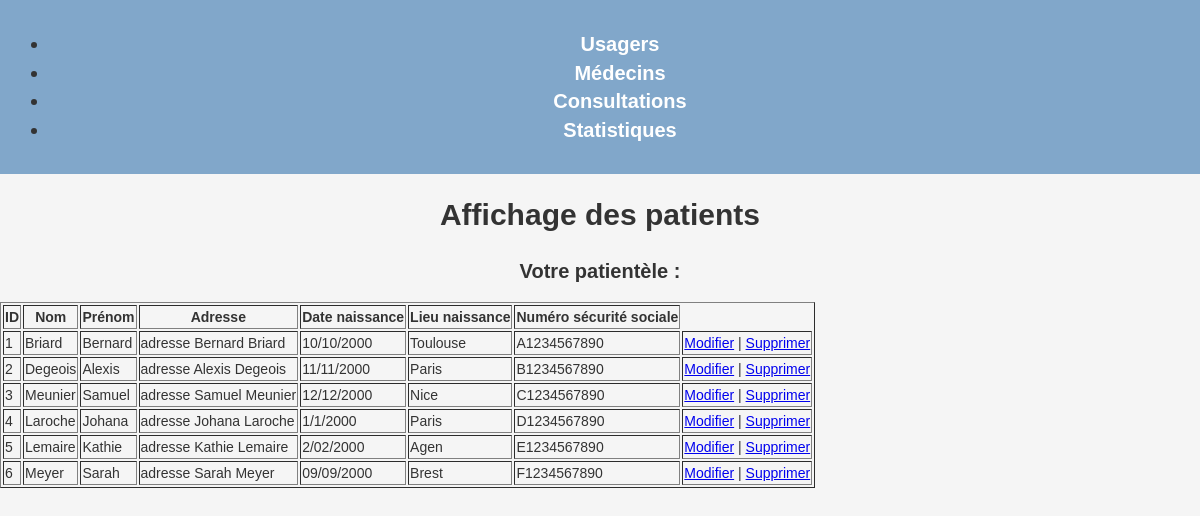
/PHP/affichage.php, run on the app's committed database.
### tables this page shows
CREATE TABLE Usager(
   idusager INT AUTO_INCREMENT,
   Civilite VARCHAR(50),
   Nom VARCHAR(50),
   Prenom VARCHAR(50),
   Adresse VARCHAR(50),
   DateNaissance VARCHAR(50),
   LieuNaissance VARCHAR(50),
   NumSecu VARCHAR(50),
   Id_Medecin INT NOT NULL,
   PRIMARY KEY(idusager),
   FOREIGN KEY(Id_Medecin) REFERENCES Medecin(Id_Medecin)
);

### PHP/affichage.php (the view, shortened to what this page needs)
<!DOCTYPE html>
<html lang="fr">
<head>
    <link rel="stylesheet" href="/projetPHP2023/CSS/base.css">
    <link rel="stylesheet" href="/projetPHP2023/CSS/affichage.css">
</head>
<body>
    <header>
        <ul>
            <li><a href="/projetPHP2023/PHP/affichage.php">Usagers</a></li>
            <li><a href="">Médecins</a></li>
            <li><a href="">Consultations</a></li>
            <li><a href="">Statistiques</a></li>
        </ul>
    </header>
    <h1>Affichage des patients</h1>
    <?php
    $connexion = new mysqli('localhost', 'etu1', 'iutinfo', 'patientele');
    $requete = "SELECT * FROM usager";
    $resultat = $connexion->query($requete);
    if ($resultat->num_rows > 0) {
        echo '<h2>Votre patientèle :</h2>';
        echo '<table border="1">';
        echo '<tr><th>ID</th><th>Nom</th><th>Prénom</th><th>Adresse</th><th>Date naissance</th><th>Lieu naissance</th><th>Numéro sécurité sociale</th></tr>';
        while ($row = $resultat->fetch_assoc()) {
            echo '<tr>';
            echo '<td>' . $row['idusager'] . '</td>';
            echo '<td>' . $row['Nom'] . '</td>';
            echo '<td>' . $row['Prenom'] . '</td>';
            echo '<td>' . $row['Adresse'] . '</td>';
            echo '<td>' . $row['DateNaissance'] . '</td>';
            echo '<td>' . $row['LieuNaissance'] . '</td>';
            echo '<td>' . $row['NumSecu'] . '</td>';
            echo '<td><a href="modifierPatient.php?nom=' . $row['Nom'] . '&prenom=' . $row['Prenom'] . '&adresse=' . $row['Adresse'] . '&dateNaissance=' . $row['DateNaissance'] . '&lieuNaissance=' . $row['LieuNaissance'] . '&numSecu=' . $row['NumSecu'] . '">Modifier</a> |
            <a href="supprimer.php?nom=' . $row['Nom'] . '&prenom=' . $row['Prenom'] . '&adresse=' . $row['Adresse'] . '&dateNaissance=' . $row['DateNaissance'] . '&lieuNaissance=' . $row['LieuNaissance'] . '&numSecu=' . $row['NumSecu'] . '">Supprimer</a></td>';
            echo '</tr>';
        }
        echo '</table>';
    } else {
        echo '<p>Aucun contact trouvé avec les mots-clés saisis.</p>';
    }
    ?>
</body>

### CSS/base.css (style rules this page uses)
header { background-color: #81A7CA; padding: 10px; text-align: center; font-size: 20px; font-weight: bold; }
header a { color: #fff; text-decoration: none; }
body { background-color: #f5f5f5; font-family: 'Montserrat', sans-serif; font-size: 14px; color: #333; line-height: 1.42857143; margin: 0; padding: 0; font-weight: 400; overflow-x: hidden; -webkit-font-smoothing: antialiased; -moz-osx-font-smoothing: grayscale; -webkit-text-size-adjust: 100%; -ms-text-size-adjust: 100%; -webkit-tap-highlight-color: rgba(0,0,0,0); -webkit-touch-callout: none; -webkit-user-select: none; -moz-user-select: none; -ms-user-select: none; user-select: none }
h1 { text-align: center; font-size: 30px; }
h2 { text-align: center; font-size: 20px; font-weight: 600; }

### data on the page
usager: idusager "1", Nom "Briard", Prenom "Bernard", Adresse "adresse Bernard Briard", DateNaissance "10/10/2000", LieuNaissance "Toulouse", NumSecu "A1234567890"
usager: idusager "2", Nom "Degeois", Prenom "Alexis", Adresse "adresse Alexis Degeois", DateNaissance "11/11/2000", LieuNaissance "Paris", NumSecu "B1234567890"
usager: idusager "3", Nom "Meunier", Prenom "Samuel", Adresse "adresse Samuel Meunier", DateNaissance "12/12/2000", LieuNaissance "Nice", NumSecu "C1234567890"
usager: idusager "4", Nom "Laroche", Prenom "Johana", Adresse "adresse Johana Laroche", DateNaissance "1/1/2000", LieuNaissance "Paris", NumSecu "D1234567890"
usager: idusager "5", Nom "Lemaire", Prenom "Kathie", Adresse "adresse Kathie Lemaire", DateNaissance "2/02/2000", LieuNaissance "Agen", NumSecu "E1234567890"
usager: idusager "6", Nom "Meyer", Prenom "Sarah", Adresse "adresse Sarah Meyer", DateNaissance "09/09/2000", LieuNaissance "Brest", NumSecu "F1234567890"
